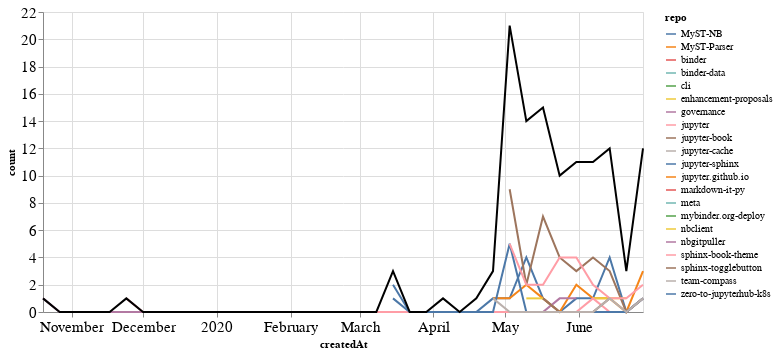

The notebook cell saved with this chart:
### Markdown cell above
## PRs

### Code cell
prs_time = prs.groupby('repo').resample('W', on='createdAt').count()['author'].reset_index()
prs_time = prs_time.rename(columns={'author': 'count'})
prs_time_total = prs_time.groupby('createdAt').agg({"count": "sum"}).reset_index()

ch1 = alt.Chart(prs_time, width=600).mark_line().encode(
    x='createdAt',
    y='count',
    color='repo',
    tooltip="repo"
)

ch2 = alt.Chart(prs_time_total, width=600).mark_line(color="black").encode(
    x='createdAt',
    y='count',
)

ch1 + ch2

### Figure 1 — Vega-Lite specification as saved in the notebook (floating-point values rounded to 4 significant figures; data arrays with more than 128 entries replaced by an {"elided": "..."} marker saying what was removed)
{"config": {"axisLeft": {"labelFontSize": 15}, "axisBottom": {"labelFontSize": 15}}, "layer": [{"data": {"name": "data-472b40cda3665e1105655d250eeea7ca"}, "mark": "line", "encoding": {"color": {"type": "nominal", "field": "repo"}, "tooltip": {"type": "nominal", "field": "repo"}, "x": {"type": "temporal", "field": "createdAt"}, "y": {"type": "quantitative", "field": "count"}}, "width": 600}, {"data": {"name": "data-bc77eaa00af91816782a31e966b290d7"}, "mark": {"type": "line", "color": "black"}, "encoding": {"x": {"type": "temporal", "field": "createdAt"}, "y": {"type": "quantitative", "field": "count"}}, "width": 600}], "$schema": "https://vega.github.io/schema/vega-lite/v4.8.1.json", "datasets": {"data-472b40cda3665e1105655d250eeea7ca": {"elided": "155 records"}, "data-bc77eaa00af91816782a31e966b290d7": [{"createdAt": "2019-10-20T00:00:00", "count": 1}, {"createdAt": "2019-10-27T00:00:00", "count": 0}, {"createdAt": "2019-11-03T00:00:00", "count": 0}, {"createdAt": "2019-11-10T00:00:00", "count": 0}, {"createdAt": "2019-11-17T00:00:00", "count": 0}, {"createdAt": "2019-11-24T00:00:00", "count": 1}, {"createdAt": "2019-12-01T00:00:00", "count": 0}, {"createdAt": "2019-12-08T00:00:00", "count": 0}, {"createdAt": "2019-12-15T00:00:00", "count": 0}, {"createdAt": "2019-12-22T00:00:00", "count": 0}, {"createdAt": "2019-12-29T00:00:00", "count": 0}, {"createdAt": "2020-01-05T00:00:00", "count": 0}, {"createdAt": "2020-01-12T00:00:00", "count": 0}, {"createdAt": "2020-01-19T00:00:00", "count": 0}, {"createdAt": "2020-01-26T00:00:00", "count": 0}, {"createdAt": "2020-02-02T00:00:00", "count": 0}, {"createdAt": "2020-02-09T00:00:00", "count": 0}, {"createdAt": "2020-02-16T00:00:00", "count": 0}, {"createdAt": "2020-02-23T00:00:00", "count": 0}, {"createdAt": "2020-03-01T00:00:00", "count": 0}, {"createdAt": "2020-03-08T00:00:00", "count": 0}, {"createdAt": "2020-03-15T00:00:00", "count": 3}, {"createdAt": "2020-03-22T00:00:00", "count": 0}, {"createdAt": "2020-03-29T00:00:00", "count": 0}, {"createdAt": "2020-04-05T00:00:00", "count": 1}, {"createdAt": "2020-04-12T00:00:00", "count": 0}, {"createdAt": "2020-04-19T00:00:00", "count": 1}, {"createdAt": "2020-04-26T00:00:00", "count": 3}, {"createdAt": "2020-05-03T00:00:00", "count": 21}, {"createdAt": "2020-05-10T00:00:00", "count": 14}, {"createdAt": "2020-05-17T00:00:00", "count": 15}, {"createdAt": "2020-05-24T00:00:00", "count": 10}, {"createdAt": "2020-05-31T00:00:00", "count": 11}, {"createdAt": "2020-06-07T00:00:00", "count": 11}, {"createdAt": "2020-06-14T00:00:00", "count": 12}, {"createdAt": "2020-06-21T00:00:00", "count": 3}, {"createdAt": "2020-06-28T00:00:00", "count": 12}]}}
